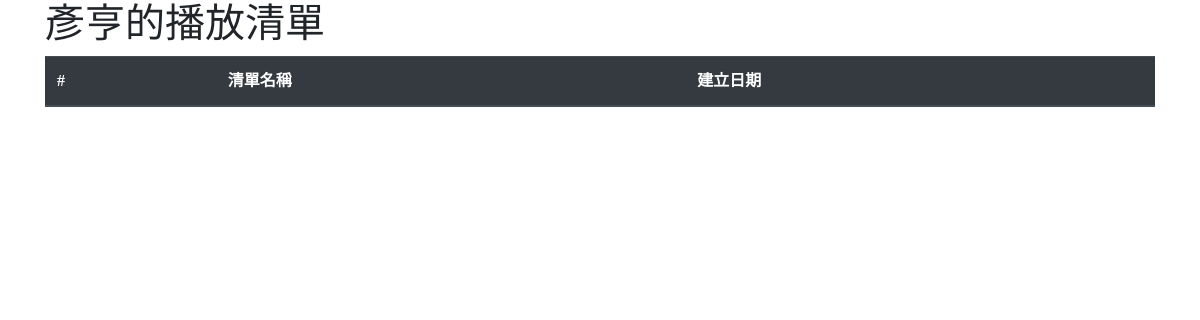
Before: /playlist/ with the older database file.
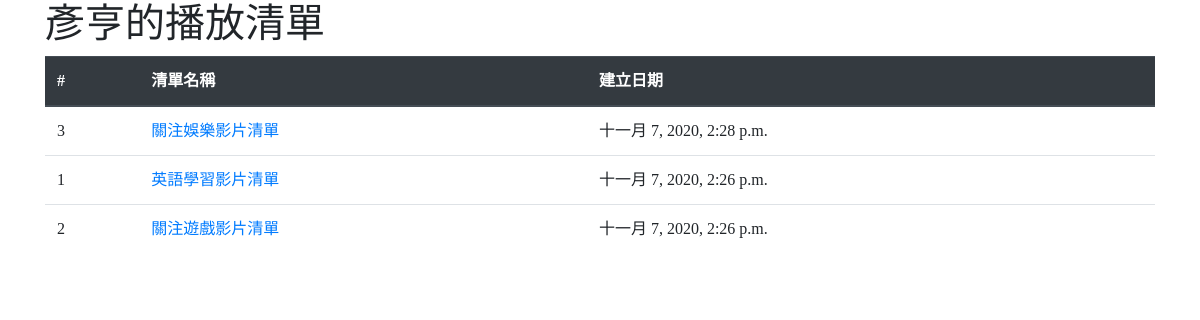
After: the same page with the newer database file.
### mysite/models.py (models this page shows, shortened)
class PlayList(models.Model):
    name = models.CharField(max_length=200)
    pub_date = models.DateTimeField(default=timezone.now)
    class Meta:
        ordering = ('-pub_date',)

### mysite/views.py (the view)
# urls.py: path('playlist/', views.playlist),
def playlist(request):
    items = PlayList.objects.all()
    return render(request, "playlist.html", locals())

### templates/playlist.html (shortened to what this page needs)
<!doctype html>
<html>
  <head>
    <link rel="stylesheet" href="https://cdn.jsdelivr.net/npm/bootstrap@4.5.3/dist/css/bootstrap.min.css">
  </head>
  <body>
    <div class="container">
    <h1>彥亨的播放清單</h1>
    <table class="table">
      <thead class="thead-dark">
        <tr>
          <th scope="col">#</th>
          <th scope="col">清單名稱</th>
          <th scope="col">建立日期</th>
        </tr>
      </thead>
      <tbody>
        {% for item in items %}
        <tr>
        <td>{{ item.id }}</td>
        <td>
          <a href = "/list/{{ item.id }}/">{{ item.name }}</a>
        </td>
        <td>{{ item.pub_date }}</td>
        </tr>
        {% endfor %}
      </tbody>
    </table>
  </div>
  </body>
</html>

### templates/playlist.html (style rules this page uses)
body { font-family:微軟正黑體; }

Changed rows visible on the page:
added PlayList: id "3", name "關注娛樂影片清單", pub_date "十一月 7, 2020, 2:28 p.m."
added PlayList: id "1", name "英語學習影片清單", pub_date "十一月 7, 2020, 2:26 p.m."
added PlayList: id "2", name "關注遊戲影片清單", pub_date "十一月 7, 2020, 2:26 p.m."
